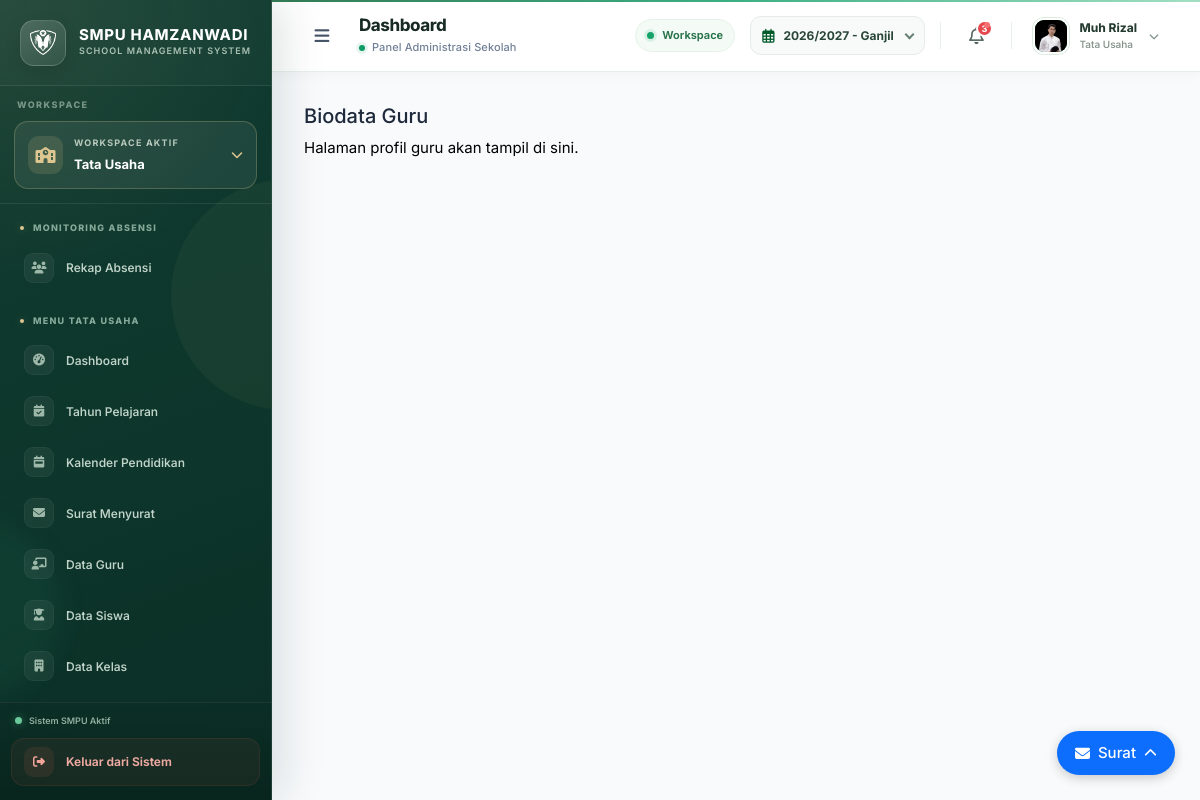
Screenshot of /profil/ubah-akun (signed in) with the database file from the repository.
### models.py (models this page shows, shortened)
class User(db.Model):
    __tablename__ = 'users'
    id = db.Column(db.Integer, primary_key=True, autoincrement=True)
    username = db.Column(db.String(50), unique=True, nullable=False)
    password_hash = db.Column(db.String(255), nullable=False)
    guru_id = db.Column(db.String(6), db.ForeignKey('guru.id'), nullable=True, unique=True)
    siswa_id = db.Column(db.Integer, db.ForeignKey('siswa.id'), nullable=True, unique=True)
    jabatan = db.Column(db.String(50))
    tugas_tambahan = db.Column(db.Text)
    aktif = db.Column(db.Boolean, default=True)
    __table_args__ = (
        CheckConstraint(
            "(guru_id IS NOT NULL AND siswa_id IS NULL) OR (guru_id IS NULL AND siswa_id IS NOT NULL) OR (guru_id IS NULL AND siswa_id IS NULL)",
            name='_satu_saja_guru_atau_siswa'
        ),
    )

class Guru(db.Model):
    __tablename__ = 'guru'
    nip = db.Column(db.String(50), nullable=True)
    nik = db.Column(db.String(20), nullable=True)
    gelar_depan = db.Column(db.String(30), nullable=True)
    gelar_belakang = db.Column(db.String(50), nullable=True)
    pendidikan_terakhir = db.Column(db.String(10), nullable=True)
    status_pernikahan = db.Column(db.String(20), nullable=True)
    id = db.Column(db.String(6), primary_key=True, unique=True, nullable=False)
    nama = db.Column(db.String(100), nullable=False)
    jenis_kelamin = db.Column(db.String(20), nullable=False)
    tempat_lahir = db.Column(db.String(100))
    tanggal_lahir = db.Column(db.Date)
    jabatan = db.Column(db.String(50), nullable=False)
    tugas_tambahan = db.Column(db.Text)
    sertifikasi = db.Column(db.Boolean, default=False)
    status = db.Column(db.String(20), default='Aktif')
    no_hp = db.Column(db.String(20))
    email = db.Column(db.String(100), unique=True, nullable=True)
    alamat = db.Column(db.Text)
    dibuat_pada = db.Column(db.DateTime, default=datetime.utcnow)
    foto_profil = db.Column(db.String(255), nullable=True)
    akun = db.relationship('User', backref='guru', uselist=False)

### routes/profil.py (the view, shortened to what this page needs)
@profil_bp.route('/ubah-akun', methods=['GET', 'POST'])
def ubah_akun():
    user_id = session.get('user_id') or session.get('absensi_user_id')
    if not user_id:
        flash('Silakan login dulu', 'warning')
        if session.get('absensi_logged_in'):
            return redirect(url_for('absensi.login_absensi'))
        return redirect(url_for('login.halaman_login'))
    user = User.query.get(str(user_id))
    if not user:
        flash('Pengguna tidak ditemukan', 'danger')
        if g.sistem_mode == 'absensi':
            return redirect(url_for('absensi_profil.biodata'))
        else:
            return redirect(url_for('profil.biodata'))
    halaman_aktif = session.get('halaman_aktif', 'utama')
    if not session.get('halaman_aktif'):
        session['halaman_aktif'] = halaman_aktif
    return render_template(
        'profil/ubah_akun.html',
        user=user,
        halaman_aktif=halaman_aktif,
        active_page=halaman_aktif
    )

### templates/profil/ubah_akun.html
{% extends "layout.html" %}
{% block content %}
<h3>Biodata Guru</h3>
<p>Halaman profil guru akan tampil di sini.</p>
{% endblock %}

### templates/components/sidebar.html (shortened to what this page needs)
<aside class="sidebar" id="mainSidebar">
  <div class="sidebar-header">
    <a href="/dashboard" class="sidebar-logo">
      <span class="sidebar-logo-mark">
        <img
          src="{{ url_for('static', filename='img/logo1.png') }}"
          alt="Logo SMPU"
          width="36"
          height="36"
        >
      </span>
      <span class="sidebar-brand">
        <strong>SMPU HAMZANWADI</strong>
        <small>School Management System</small>
      </span>
    </a>
  </div>
  {% set daftar_tugas = [] %}
  {% if user.tugas_tambahan %}
    {% if user.tugas_tambahan is string %}
      {% set daftar_tugas = user.tugas_tambahan.split(',') %}
      {% set daftar_tugas = daftar_tugas | map('trim') | list %}
    {% else %}
      {% set daftar_tugas = user.tugas_tambahan %}
    {% endif %}
  {% endif %}
  {% if g.sistem_mode == 'sekolah'
        and user.jabatan != "Admin"
        and halaman_aktif not in ['absensi', 'absensi_harian', 'absensi_wali']
        and active_page not in ['absensi', 'absensi_harian', 'absensi_wali', 'absensi_rekap', 'absensi_laporan'] %}
    {% if daftar_tugas | length > 0 %}
      <div class="halaman-pemilih-wrapper">
        <div class="halaman-pemilih">
          <button
            type="button"
            class="btn-pemilih-halaman"
            id="tombolPilihHalaman"
            aria-expanded="false"
            aria-haspopup="true"
            aria-controls="daftarHalaman"
          >
            <span class="workspace-info">
              <span class="workspace-icon">
                {% if halaman_aktif == 'bendahara' %}
                  <i class="fas fa-wallet"></i>
                {% elif halaman_aktif == 'admin_sistem' %}
                  <i class="fas fa-user-shield"></i>
                {% elif halaman_aktif == 'wali_kelas' %}
                  <i class="fas fa-chalkboard-user"></i>
                {% elif halaman_aktif == 'waka_kurikulum' %}
                  <i class="fas fa-book-open"></i>
                {% elif halaman_aktif == 'waka_kesiswaan' %}
                  <i class="fas fa-users"></i>
                {% elif halaman_aktif == 'pembina_ekskul' %}
                  <i class="fas fa-futbol"></i>
                {% else %}
                  <i class="fas fa-school"></i>
                {% endif %}
              </span>
              <span class="workspace-text">
                <small>WORKSPACE AKTIF</small>
                <strong>
                  {% if halaman_aktif == 'utama' %}
                    {{ user.jabatan }}
                  {% elif halaman_aktif == 'admin_sistem' %}
                    Admin Sistem
                  {% elif halaman_aktif == 'bendahara' %}
                    Bendahara
                  {% elif halaman_aktif == 'wali_kelas' %}
                    Wali Kelas
                  {% elif halaman_aktif == 'waka_kurikulum' %}
                    Waka Kurikulum
                  {% elif halaman_aktif == 'waka_kesiswaan' %}
                    Waka Kesiswaan
                  {% elif halaman_aktif == 'pembina_ekskul' %}
                    Pembina Ekskul
                  {% else %}
                    Beralih Halaman
                  {% endif %}
                </strong>
              </span>
            </span>
            <i class="fas fa-chevron-down workspace-chevron"></i>
          </button>
        </div>
      </div>
    {% endif %}
  {% endif %}
  <div class="sidebar-menu-wrapper">
    <nav class="sidebar-menu">
      {% if g.sistem_mode == 'sekolah'
        and (
          user.jabatan in ["Kepala Sekolah", "Admin", "Tata Usaha", "TU", "Bendahara"]
          or halaman_aktif == 'admin_sistem'
          or "Admin Sistem" in daftar_tugas
        ) %}
      <div class="menu-section">
        <h5 class="menu-title">Monitoring Absensi</h5>
        <ul>
          <li class="menu-item">
            <a href="/monitoring-absensi"
               class="menu-link {% if active_page == 'monitoring_absensi' %}active{% endif %}">
              <i class="fas fa-users"></i>
              <span>Rekap Absensi</span>
            </a>
          </li>
        </ul>
      </div>
      {% endif %}
      {% if g.sistem_mode == 'sekolah' %}
        {% if user.jabatan != "Admin" %}
          {% if halaman_aktif == 'utama' %}
            {% if user.jabatan == "Guru" %}
            <div class="menu-section">
              <h5 class="menu-title">Menu Guru</h5>
              <ul>
                <li class="menu-item">
                  <a href="/dashboard-guru"
                     class="menu-link {% if active_page == 'dashboard_guru' %}active{% endif %}">
                    <i class="fas fa-gauge-high"></i>
                    <span>Dashboard</span>
                  </a>
                </li>
                <li class="menu-item">
                  <a href="{{ url_for('jadwal_mengajar.halaman_jadwal_mengajar') }}"
                     class="menu-link {% if active_page == 'jadwal' %}active{% endif %}">
                    <i class="fas fa-calendar-alt"></i>
                    <span>Jadwal Mengajar</span>
                  </a>
                </li>
                <li class="menu-item">
                  <a href="{{ url_for('jurnal_mengajar.halaman_jurnal') }}"
                     class="menu-link {% if active_page == 'jurnal_mengajar' %}active{% endif %}">
                    <i class="fas fa-book"></i>
                    <span>Jurnal Mengajar</span>
                  </a>
                </li>
                <li class="menu-item">
                  <a href="/nilai/guru"
                     class="menu-link {% if active_page == 'nilai_guru' %}active{% endif %}">
                    <i class="fas fa-clipboard-check"></i>
                    <span>Input Nilai</span>
                  </a>
                </li>
              </ul>
            </div>
            {% elif user.jabatan == "Tata Usaha" or user.jabatan == "TU" %}
            <div class="menu-section">
              <h5 class="menu-title">Menu Tata Usaha</h5>
              <ul>
                <li class="menu-item">
                  <a href="/dashboard"
                     class="menu-link {% if active_page == 'dashboard' %}active{% endif %}">
                    <i class="fas fa-gauge-high"></i>
                    <span>Dashboard</span>
                  </a>
                </li>
                <li class="menu-item">
                  <a href="{{ url_for('umum.kelola_tahun_pelajaran') }}"
                     class="menu-link {% if active_page == 'tahun_pelajaran' %}active{% endif %}">
                    <i class="fas fa-calendar-check"></i>
                    <span>Tahun Pelajaran</span>
                  </a>
                </li>
                <li class="menu-item">
                  <a href="{{ url_for('kalender.halaman_kalender') }}"
                     class="menu-link {% if active_page == 'kalender' %}active{% endif %}">
                    <i class="fas fa-calendar-week"></i>
                    <span>Kalender Pendidikan</span>
                  </a>
                </li>
                <li class="menu-item">
                  <a href="/surat-menyurat"
                     class="menu-link {% if active_page == 'surat_menyurat' %}active{% endif %}">
                    <i class="fas fa-envelope"></i>
                    <span>Surat Menyurat</span>
                  </a>
                </li>
                <li class="menu-item">
                  <a href="/guru"
                     class="menu-link {% if active_page == 'data_guru' %}active{% endif %}">
                    <i class="fas fa-chalkboard-teacher"></i>
                    <span>Data Guru</span>
                  </a>
                </li>
                <li class="menu-item">
                  <a href="{{ url_for('data_siswa.halaman_daftar_siswa') }}"
                     class="menu-link {% if active_page == 'data_siswa' %}active{% endif %}">
                    <i class="fas fa-user-graduate"></i>
                    <span>Data Siswa</span>
                  </a>
                </li>
                <li class="menu-item">
                  <a href="{{ url_for('data_kelas.halaman_daftar_kelas') }}"
                    class="menu-link {% if active_page == 'data_kelas' %}active{% endif %}">
                      <i class="fas fa-building"></i>
                      <span>Data Kelas</span>
                  </a>
                </li>
                <li class="menu-item">
                  <a href="{{ url_for('data_mapel.halaman_daftar_mapel') }}"
                     class="menu-link {% if active_page == 'data_mapel' %}active{% endif %}">
                  </a>
                </li>
              </ul>
            </div>
            {% endif %}
          {% endif %}
        {% endif %}
      {% endif %}
    </nav>
  </div>
  <div class="sidebar-footer">
    <div class="sidebar-footer-brand">
      <span class="footer-status-dot"></span>
      <span>Sistem SMPU Aktif</span>
    </div>
    <div class="logout">
      <a
        href="{% if g.sistem_mode == 'absensi' %}/logout-absensi{% else %}/logout{% endif %}"
        class="btn-logout"
      >
        <i class="fas fa-right-from-bracket"></i>
        <span>Keluar dari Sistem</span>
      </a>
    </div>
  </div>
</aside>

### templates/components/header.html (shortened to what this page needs)
<header class="header" id="adminHeader">
  <div class="header-left">
    <button
      type="button"
      class="toggle-sidebar"
      id="toggleSidebar"
      aria-label="Buka atau tutup sidebar"
      title="Menu navigasi"
    >
      <i class="fas fa-bars"></i>
    </button>
    <div class="header-heading">
      <h2 class="page-title">Dashboard</h2>
      <div class="page-subtitle">
        <span class="subtitle-dot"></span>
        <span>Panel Administrasi Sekolah</span>
      </div>
    </div>
  </div>
  <div class="header-right">
    <div class="system-status" title="Status tampilan sistem">
      <span class="system-status-dot"></span>
      <span>Workspace</span>
    </div>
    {% if g.sistem_mode != 'absensi' %}
    <div class="tahun-pemilih">
      <form action="{{ url_for('umum.ganti_tahun') }}" method="POST">
        <div class="academic-select-wrap">
          <span class="academic-icon">
            <i class="far fa-calendar-alt"></i>
          </span>
          <div class="custom-select">
          </div>
        </div>
      </form>
    </div>
    {% endif %}
    <button
      type="button"
      class="notification-btn"
      aria-label="Notifikasi"
      title="Notifikasi"
    >
      <i class="far fa-bell"></i>
      <span class="notification-badge">3</span>
    </button>
    <div class="user-profile" id="userProfileBtn">
      {% set nama_pengguna = session.get('user_name') or session.get('absensi_user_name', 'Pengguna') %}
      {% set foto = session.get('foto_profil') %}
      <button
        type="button"
        class="user-profile-trigger"
        id="userProfileTrigger"
        aria-label="Buka menu profil pengguna"
        aria-expanded="false"
        aria-controls="userDropdown"
      >
        <div class="user-avatar">
          {% if foto %}
            <img
              src="{{ url_for('tampilkan_foto_profil', filename=foto) }}"
              alt="Foto Profil"
              onerror="this.style.display='none'; this.parentElement.classList.add('avatar-fallback');"
            >
          {% else %}
            {{ nama_pengguna | inisial_avatar }}
          {% endif %}
        </div>
        <div class="user-info">
          <div class="user-name">
            {{ nama_pengguna | nama_singkat_dropdown }}
          </div>
          <div class="user-role">
            {% set aktif = session.get('halaman_aktif') | default('utama') %}
            {% if aktif == 'absensi' %}
              Guru
            {% elif aktif == 'bendahara' %}
              Bendahara
            {% elif aktif == 'admin_sistem' %}
              Admin Sistem
            {% elif aktif == 'wali_kelas' %}
              Wali Kelas
            {% elif aktif == 'waka_kurikulum' %}
              Waka Kurikulum
            {% elif aktif == 'waka_kesiswaan' %}
              Waka Kesiswaan
            {% elif aktif == 'pembina_ekskul' %}
              Pembina Ekstrakurikuler
            {% else %}
              {{ session.get('jabatan') or session.get('role', 'Pengguna Sistem') }}
            {% endif %}
          </div>
        </div>
        <i class="fas fa-chevron-down profile-chevron"></i>
      </button>
    </div>
  </div>
</header>

### rows the page displays
User: jabatan "Tata Usaha"
Guru: foto_profil (picture)

### other values shown
{{ nama_pengguna | nama_singkat_dropdown }} "Muh Rizal"
{{ session.get('jabatan') or session.get('role', 'Pengguna Sistem') }} "Tata Usaha"
